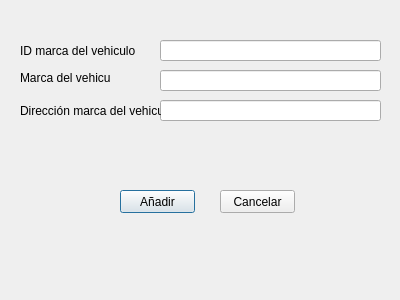
<?xml version="1.0" encoding="UTF-8"?>
<ui version="4.0">
 <class>Dialog</class>
 <widget class="QDialog" name="Dialog">
  <property name="geometry">
   <rect>
    <x>0</x>
    <y>0</y>
    <width>400</width>
    <height>300</height>
   </rect>
  </property>
  <property name="windowTitle">
   <string>Dialog</string>
  </property>
  <widget class="QLineEdit" name="id_marcavehiculo">
   <property name="geometry">
    <rect>
     <x>160</x>
     <y>40</y>
     <width>221</width>
     <height>21</height>
    </rect>
   </property>
  </widget>
  <widget class="QLineEdit" name="Nombre_marcavehiculo">
   <property name="geometry">
    <rect>
     <x>160</x>
     <y>70</y>
     <width>221</width>
     <height>21</height>
    </rect>
   </property>
  </widget>
  <widget class="QLineEdit" name="Direccion_marcavehiculo">
   <property name="geometry">
    <rect>
     <x>160</x>
     <y>100</y>
     <width>221</width>
     <height>21</height>
    </rect>
   </property>
  </widget>
  <widget class="QLabel" name="label">
   <property name="geometry">
    <rect>
     <x>20</x>
     <y>40</y>
     <width>131</width>
     <height>21</height>
    </rect>
   </property>
   <property name="text">
    <string>ID marca del vehiculo</string>
   </property>
  </widget>
  <widget class="QLabel" name="label_2">
   <property name="geometry">
    <rect>
     <x>20</x>
     <y>70</y>
     <width>91</width>
     <height>16</height>
    </rect>
   </property>
   <property name="text">
    <string>Marca del vehiculo</string>
   </property>
  </widget>
  <widget class="QLabel" name="label_3">
   <property name="geometry">
    <rect>
     <x>20</x>
     <y>100</y>
     <width>141</width>
     <height>21</height>
    </rect>
   </property>
   <property name="text">
    <string>Dirección marca del vehiculo</string>
   </property>
  </widget>
  <widget class="QPushButton" name="btnadd">
   <property name="geometry">
    <rect>
     <x>120</x>
     <y>190</y>
     <width>75</width>
     <height>23</height>
    </rect>
   </property>
   <property name="text">
    <string>Añadir</string>
   </property>
  </widget>
  <widget class="QPushButton" name="btncancel">
   <property name="geometry">
    <rect>
     <x>220</x>
     <y>190</y>
     <width>75</width>
     <height>23</height>
    </rect>
   </property>
   <property name="text">
    <string>Cancelar</string>
   </property>
  </widget>
 </widget>
 <resources/>
 <connections/>
</ui>
